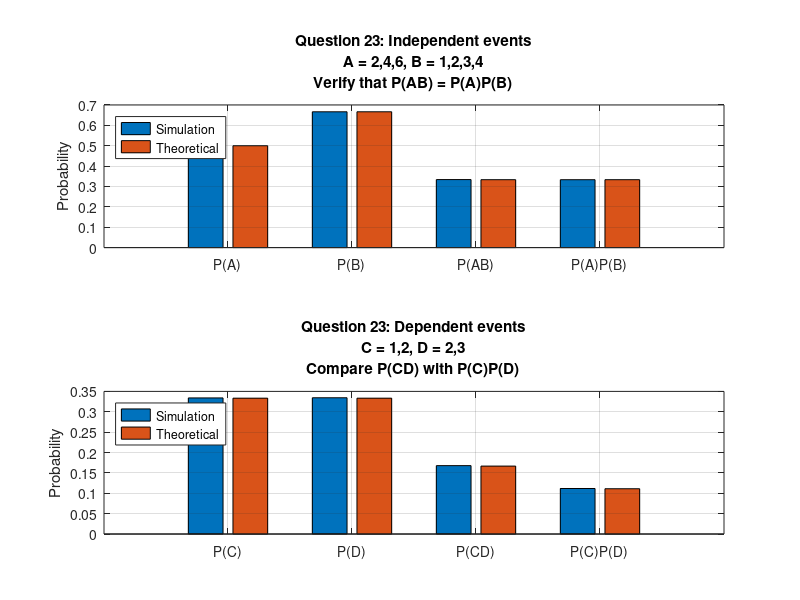

Write MATLAB code to recreate this figure.
clc;
clear;
close all;

%% Question 23
% (Computer Experiment)
% Simulate draws from a fair die and verify that
% P(AB) = P(A)P(B) for
% A = {2,4,6},  B = {1,2,3,4}
% Then find two events that are not independent and compare
% empirical and theoretical probabilities.

N = 100000;   % number of simulations

% Simulate fair die rolls
X = randi(6, N, 1);

%% Part 1: Independent events from the question
A = (X == 2 | X == 4 | X == 6);        % A = {2,4,6}
B = (X == 1 | X == 2 | X == 3 | X == 4); % B = {1,2,3,4}

% Empirical probabilities
P_A_hat  = mean(A);
P_B_hat  = mean(B);
P_AB_hat = mean(A & B);
P_prod_hat = P_A_hat * P_B_hat;

% Theoretical probabilities
P_A_theory  = 1/2;
P_B_theory  = 2/3;
P_AB_theory = 1/3;
P_prod_theory = P_A_theory * P_B_theory;

%% Part 2: Choose dependent events
% Let C = {1,2}, D = {2,3}
% Then C and D are NOT independent
C = (X == 1 | X == 2);
D = (X == 2 | X == 3);

% Empirical probabilities
P_C_hat  = mean(C);
P_D_hat  = mean(D);
P_CD_hat = mean(C & D);
P_prod_CD_hat = P_C_hat * P_D_hat;

% Theoretical probabilities
P_C_theory  = 2/6;   % 1/3
P_D_theory  = 2/6;   % 1/3
P_CD_theory = 1/6;   % only outcome 2
P_prod_CD_theory = P_C_theory * P_D_theory; % 1/9

%% Display results
fprintf('Question 23 Results\n');
fprintf('--------------------------------------------------\n');

fprintf('Independent case:\n');
fprintf('P_hat(A)      = %.6f\n', P_A_hat);
fprintf('P_hat(B)      = %.6f\n', P_B_hat);
fprintf('P_hat(AB)     = %.6f\n', P_AB_hat);
fprintf('P_hat(A)P_hat(B) = %.6f\n', P_prod_hat);
fprintf('Theoretical P(A)      = %.6f\n', P_A_theory);
fprintf('Theoretical P(B)      = %.6f\n', P_B_theory);
fprintf('Theoretical P(AB)     = %.6f\n', P_AB_theory);
fprintf('Theoretical P(A)P(B)  = %.6f\n\n', P_prod_theory);

fprintf('Dependent case:\n');
fprintf('P_hat(C)      = %.6f\n', P_C_hat);
fprintf('P_hat(D)      = %.6f\n', P_D_hat);
fprintf('P_hat(CD)     = %.6f\n', P_CD_hat);
fprintf('P_hat(C)P_hat(D) = %.6f\n', P_prod_CD_hat);
fprintf('Theoretical P(C)      = %.6f\n', P_C_theory);
fprintf('Theoretical P(D)      = %.6f\n', P_D_theory);
fprintf('Theoretical P(CD)     = %.6f\n', P_CD_theory);
fprintf('Theoretical P(C)P(D)  = %.6f\n', P_prod_CD_theory);

%% Plot results
figure;

% Independent case
subplot(2,1,1);
vals1_sim = [P_A_hat, P_B_hat, P_AB_hat, P_prod_hat];
vals1_theory = [P_A_theory, P_B_theory, P_AB_theory, P_prod_theory];

bar([vals1_sim; vals1_theory]');
set(gca, 'XTickLabel', {'P(A)', 'P(B)', 'P(AB)', 'P(A)P(B)'});
ylabel('Probability');
legend('Simulation', 'Theoretical', 'Location', 'northwest');
grid on;
title({
    'Question 23: Independent events', ...
    'A = {2,4,6}, B = {1,2,3,4}', ...
    'Verify that P(AB) = P(A)P(B)'
});

% Dependent case
subplot(2,1,2);
vals2_sim = [P_C_hat, P_D_hat, P_CD_hat, P_prod_CD_hat];
vals2_theory = [P_C_theory, P_D_theory, P_CD_theory, P_prod_CD_theory];

bar([vals2_sim; vals2_theory]');
set(gca, 'XTickLabel', {'P(C)', 'P(D)', 'P(CD)', 'P(C)P(D)'});
ylabel('Probability');
legend('Simulation', 'Theoretical', 'Location', 'northwest');
grid on;
title({
    'Question 23: Dependent events', ...
    'C = {1,2}, D = {2,3}', ...
    'Compare P(CD) with P(C)P(D)'
});
